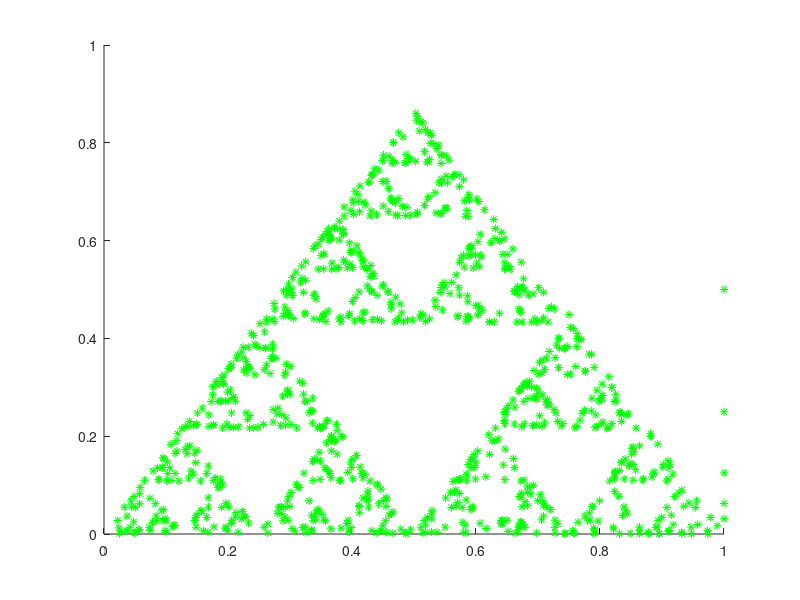

Here is the MATLAB script that generated this plot:
hold off
x=1;
y=1;

t=0;
for i=1:1000;
d=randi([0,2]);

 if (d == 0)

   t = 0.5*x;

   y = 0.5*y;

   x=t;

 elseif (d == 1)

   t = 0.5*x + 0.25;

   y = 0.5*y + sqrt(3)/4;

   x = t;

 elseif (d == 2)

   t = 0.5*x + 0.5;

   y = 0.5*y;

   x = t;

 end
 hold on;
 plot(x,y,'*','color','g');
 pause(0.00000001)

endfor
